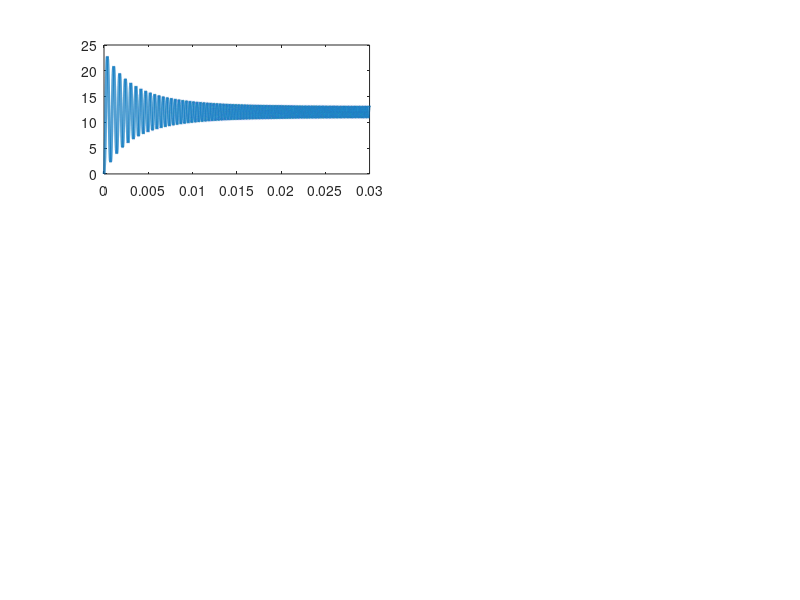

MATLAB code for this plot: (Note: this script raises an error after producing the figure.)
%% ========================================================================
%  Buck DC-DC Converter with Detailed Electro-Thermal Modeling
%  Sliding Mode Control + Loss Analysis + Junction Temperature
%
%  Industrial / Research Grade MATLAB Implementation
%
%  Author: ---
%  Repository: Buck-SMC-ElectroThermal-FullModel
%
%  Description:
%  High-fidelity simulation of a buck DC-DC converter with:
%  - Digital Sliding Mode Control (SMC) with boundary layer
%  - Full loss modeling (inductor, MOSFET, diode, switching)
%  - Electro-thermal modeling (MOSFET and diode junction temperature)
%  - Detailed performance reporting and professional visualization
% ========================================================================

clear; clc; close all;

%% ========================================================================
% 1. SYSTEM ELECTRICAL PARAMETERS
% ========================================================================

Vin   = 24;        % Input voltage [V]
Vref  = 12;        % Reference voltage [V]
Rload = 10;        % Load resistance [Ohm]

L     = 150e-6;    % Inductor [H]
C     = 220e-6;    % Capacitor [F]
RL    = 0.08;      % Inductor ESR [Ohm]

Rds   = 0.04;      % MOSFET Rds(on) [Ohm]
Vd    = 0.7;       % Diode forward voltage [V]

tr    = 40e-9;     % MOSFET rise time [s]
tf    = 40e-9;     % MOSFET fall time [s]

lambda = 800;      % Sliding surface coefficient
eta    = 0.01;     % Boundary layer thickness (chattering reduction)

fsw   = 50e3;      % Switching frequency [Hz]
Ts    = 1/fsw;
Tsim  = 0.03;
dt    = Ts/40;     % Integration timestep
t     = 0:dt:Tsim;
N     = length(t);

%% ========================================================================
% 2. THERMAL PARAMETERS
% ========================================================================

T_ambient  = 25;       % Ambient temperature [°C]
Rth_jc_MOS = 0.5;      % Junction-to-case thermal resistance MOSFET [°C/W]
Cth_MOS    = 5e-3;     % Thermal capacitance MOSFET [J/°C]
Rth_jc_D   = 2;        % Junction-to-case thermal resistance Diode [°C/W]
Cth_D      = 2e-3;     % Thermal capacitance Diode [J/°C]

%% ========================================================================
% 3. STATE VARIABLE INITIALIZATION
% ========================================================================

iL       = zeros(1,N);    % Inductor current [A]
Vo       = zeros(1,N);    % Output voltage [V]
S        = zeros(1,N);    % Switching signal (0-1)
Tj_MOS   = zeros(1,N);    % MOSFET junction temperature [°C]
Tj_D     = zeros(1,N);    % Diode junction temperature [°C]
int_err  = 0;             % Integral of voltage error

% Preallocate loss arrays
P_L      = zeros(1,N);
P_MOS    = zeros(1,N);
P_D      = zeros(1,N);
P_sw     = zeros(1,N);

%% ========================================================================
% 4. MAIN SIMULATION LOOP (ELECTRO-THERMAL + SMC)
% ========================================================================

for k = 2:N
    %% ----------------- Voltage Error -----------------
    err = Vref - Vo(k-1);
    int_err = int_err + err*dt;

    %% ----------------- Sliding Mode Control with Boundary Layer -----------------
    s = err + lambda*int_err;

    if s > eta
        S(k) = 1;
    elseif s < -eta
        S(k) = 0;
    else
        % Linear interpolation inside boundary layer (reduces chattering)
        S(k) = 0.5 + s/(2*eta);
    end

    %% ----------------- Buck Converter Dynamics -----------------
    diL = (1/L)*( S(k)*Vin - Vo(k-1) - iL(k-1)*RL );
    dVo = (1/C)*( iL(k-1) - Vo(k-1)/Rload );

    iL(k) = iL(k-1) + diL*dt;
    Vo(k) = Vo(k-1) + dVo*dt;

    %% ----------------- Instantaneous Losses -----------------
    IL_abs = abs(iL(k));

    % Inductor copper loss
    P_L(k) = IL_abs^2 * RL;

    % MOSFET conduction loss
    P_MOS(k) = S(k)*IL_abs^2*Rds;

    % Diode conduction loss
    I_D = (1-S(k))*Vo(k)/Rload;
    P_D(k) = abs(I_D) * Vd;

    % Switching loss
    P_sw(k) = 0.5*Vin*IL_abs*(tr+tf)*fsw;

    %% ----------------- Electro-Thermal Model -----------------
    % MOSFET junction temperature
    dTj_MOS = (P_MOS(k) + P_sw(k) - (Tj_MOS(k-1)-T_ambient)/Rth_jc_MOS)/Cth_MOS;
    Tj_MOS(k) = Tj_MOS(k-1) + dTj_MOS*dt;

    % Diode junction temperature
    dTj_D = (P_D(k) - (Tj_D(k-1)-T_ambient)/Rth_jc_D)/Cth_D;
    Tj_D(k) = Tj_D(k-1) + dTj_D*dt;
end

%% ========================================================================
% 5. STEADY-STATE ANALYSIS
% ========================================================================

idx_ss = round(0.8*N):N;

Vout_avg    = mean(Vo(idx_ss));
Vout_ripple = max(Vo(idx_ss)) - min(Vo(idx_ss));
IL_rms      = rms(iL(idx_ss));
Iout_avg    = Vout_avg / Rload;
D_avg       = mean(S(idx_ss));

Pout        = Vout_avg * Iout_avg;
P_L_total   = mean(P_L(idx_ss));
P_MOS_total = mean(P_MOS(idx_ss)) + mean(P_sw(idx_ss));
P_D_total   = mean(P_D(idx_ss));
Ploss_total = P_L_total + P_MOS_total + P_D_total;
Efficiency  = Pout / (Pout + Ploss_total);

Tj_MOS_max  = max(Tj_MOS(idx_ss));
Tj_D_max    = max(Tj_D(idx_ss));

%% ========================================================================
% 6. PROFESSIONAL VISUALIZATION
% ========================================================================

figure('Color','w','Position',[50 50 1500 900])

subplot(3,2,1)
plot(t,Vo,'LineWidth',2); hold on
yline(Vref,'--r','LineWidth',1.5)
grid on; xlabel('Time [s]'); ylabel('V_o [V]')
title('Output Voltage Regulation')

subplot(3,2,2)
plot(t,iL,'LineWidth',2)
grid on; xlabel('Time [s]'); ylabel('i_L [A]')
title('Inductor Current')

subplot(3,2,3)
stairs(t,S,'LineWidth',1.2)
grid on; xlabel('Time [s]'); ylabel('Switch Duty')
title('Switching Signal (SMC)')

subplot(3,2,4)
plot(t,Tj_MOS,'LineWidth',2); hold on
plot(t,Tj_D,'LineWidth',2)
yline(T_ambient,'--k','Ambient','LineWidth',1)
grid on; xlabel('Time [s]'); ylabel('Temperature [°C]')
legend('MOSFET Junction','Diode Junction','Ambient')
title('Electro-Thermal Response')

subplot(3,2,[5 6])
bar([P_L_total P_MOS_total P_D_total])
set(gca,'XTickLabel',{'Inductor','MOSFET+Switch','Diode'})
ylabel('Power Loss [W]')
title('Average Loss Breakdown (Steady-State)')
grid on

%% ========================================================================
% 7. CONSOLE REPORT
% ========================================================================

fprintf('\n========== BUCK CONVERTER FULL ELECTRO-THERMAL REPORT ==========\n');
fprintf('Average Output Voltage      : %.4f V\n', Vout_avg);
fprintf('Output Voltage Ripple       : %.4f V\n', Vout_ripple);
fprintf('Inductor RMS Current        : %.4f A\n', IL_rms);
fprintf('Output Power                : %.4f W\n', Pout);
fprintf('Inductor Loss               : %.4f W\n', P_L_total);
fprintf('MOSFET + Switching Loss     : %.4f W\n', P_MOS_total);
fprintf('Diode Loss                  : %.4f W\n', P_D_total);
fprintf('Total Power Loss            : %.4f W\n', Ploss_total);
fprintf('Overall Efficiency          : %.2f %%\n', Efficiency*100);
fprintf('Max MOSFET Junction Temp    : %.2f °C\n', Tj_MOS_max);
fprintf('Max Diode Junction Temp     : %.2f °C\n', Tj_D_max);
fprintf('Ambient Temperature         : %.2f °C\n', T_ambient);
fprintf('==============================================================\n');
